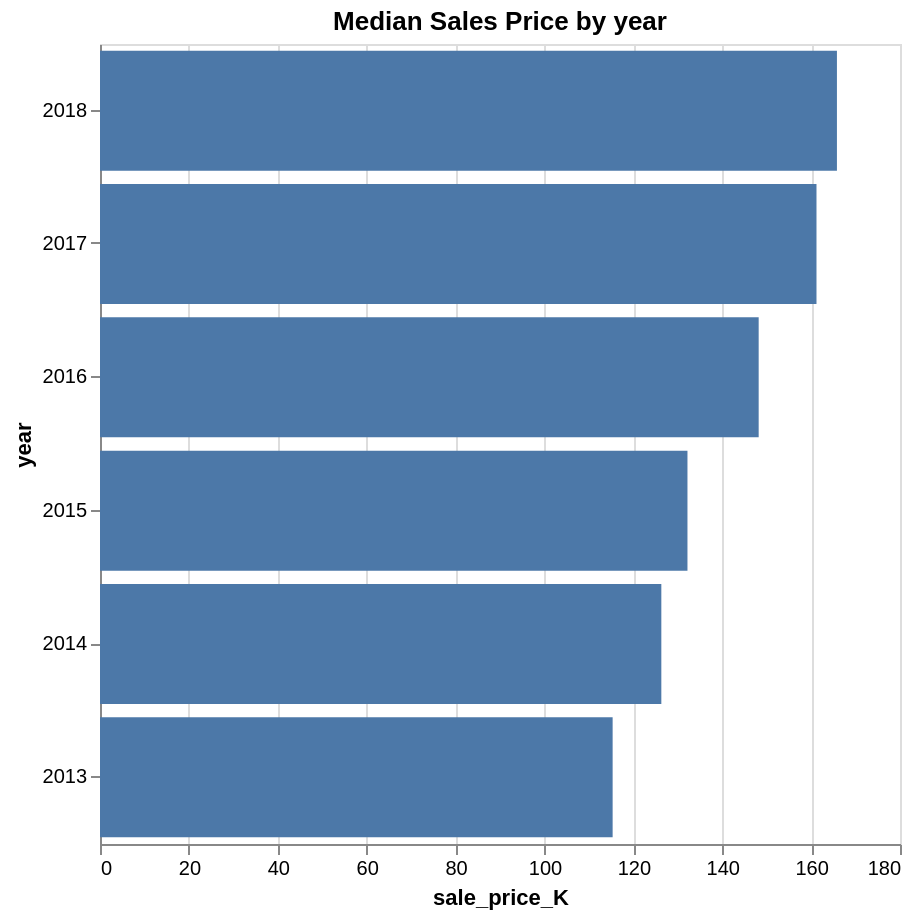

Here is the Vega-Lite specification saved for this chart:
### Vega-Lite specification from a JSON file in a GitHub repository (floating-point values rounded to 4 significant figures)
{"config": {"view": {"width": 400, "height": 300}, "mark": {"tooltip": null}}, "data": {"name": "data-8cb024d183aa419336d754868962e833"}, "mark": "bar", "encoding": {"tooltip": [{"type": "quantitative", "field": "sale_price_K"}, {"type": "quantitative", "field": "year"}], "x": {"type": "quantitative", "field": "sale_price_K"}, "y": {"type": "nominal", "field": "year", "sort": {"field": "sale_price_K", "order": "descending"}}}, "height": 400, "title": "Median Sales Price by year", "width": 400, "$schema": "https://vega.github.io/schema/vega-lite/v3.4.0.json", "datasets": {"data-8cb024d183aa419336d754868962e833": [{"sale_price_K": 115.3, "year": 2013}, {"sale_price_K": 126.3, "year": 2014}, {"sale_price_K": 132.2, "year": 2015}, {"sale_price_K": 148.2, "year": 2016}, {"sale_price_K": 161.2, "year": 2017}, {"sale_price_K": 165.8, "year": 2018}]}}
